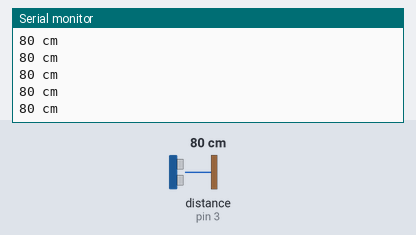
Bench run of a sketch on a simulated Arduino Uno, built with avr-gcc and run on an emulated ATmega328P. Parts: the last lines printed to the serial monitor. Wiring (inferred from the names in the program): ultrasonic range finder: trigger pin 4; echo pin 3. Inputs (shaded band) come from the test bench; at power-on: distance to the obstacle (sensor on pin 3) 80 cm. The echo pulse lasts 58.3 µs per cm.

Above: at 1.2 s.
1.3 s: distance to the obstacle (sensor on pin 3) set to 250 cm
At 2.4 s:
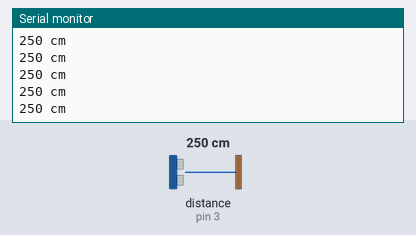
4.3 s: distance to the obstacle (sensor on pin 3) set to 2 cm
At 5.3 s:
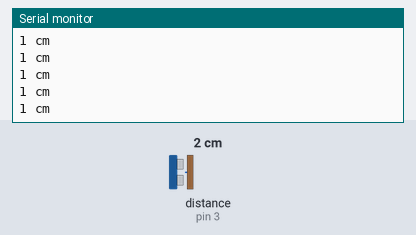
Timing chart, 0 to 7.3 s (numbered marks = the images above; inputs shaded):
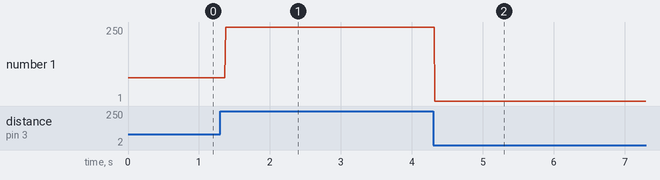

The sketch:

s25.ino
```cpp
int trigPin = 4;
int echoPin = 3;

void setup() {
  Serial.begin(9600);
  pinMode(trigPin, OUTPUT);
  pinMode(echoPin, INPUT);
  digitalWrite(trigPin, LOW);
}

void loop() {
  digitalWrite(trigPin, HIGH);
  delayMicroseconds(10);
  digitalWrite(trigPin, LOW);
  int duration = pulseIn(echoPin, HIGH);

  int cm = duration / 29 / 2;
  Serial.print(cm);
  Serial.println(" cm");
}
```

Measured:
- after the input at 1.3 s, the serial monitor: prints a new line after 0.07 s (image 1)
- after the input at 4.3 s, the serial monitor: prints a new line at once (image 2)
- plotted number 1: 80 → 250 after the input at 1.3 s, 250 → 1 after the input at 4.3 s
